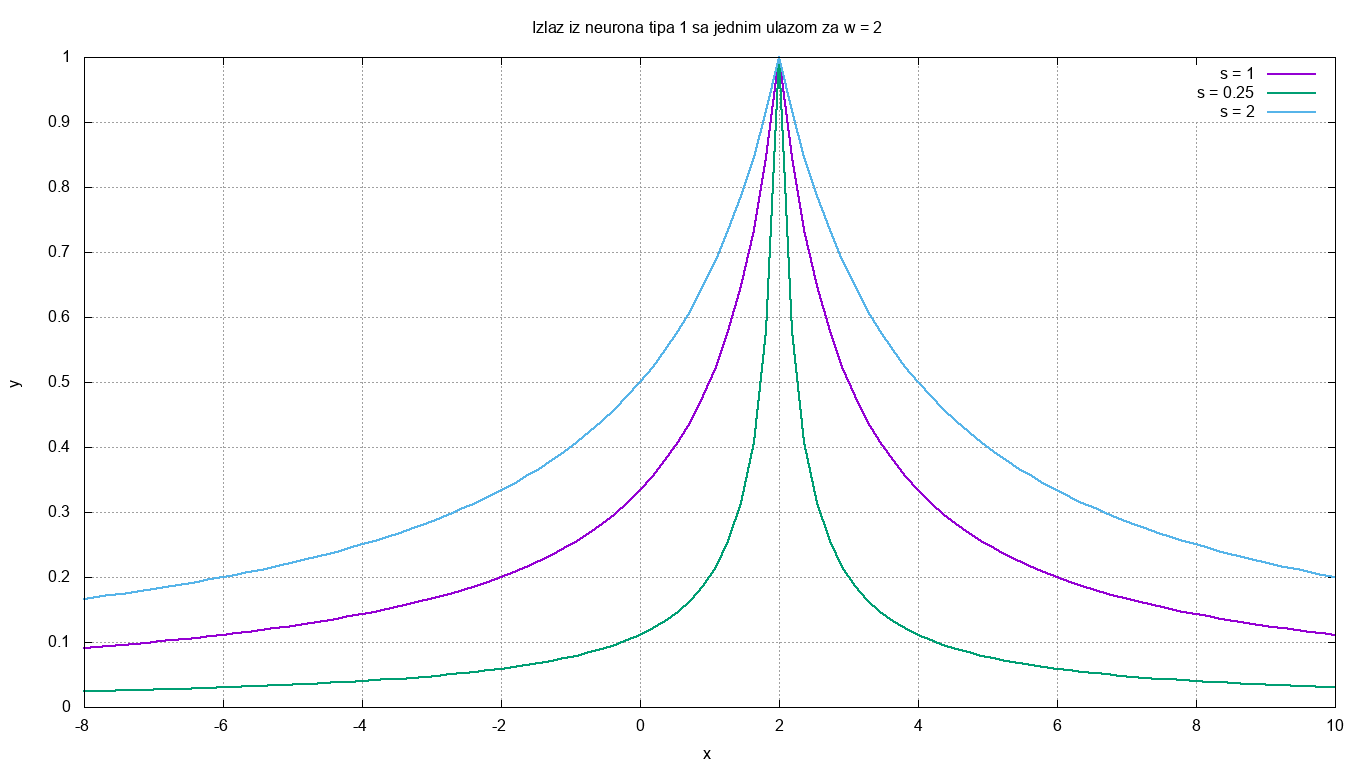

Here is the gnuplot script that generated this plot:
set grid
set title "Izlaz iz neurona tipa 1 sa jednim ulazom za w = 2"
set xlabel "x"
set ylabel "y"
set terminal png size 1366,768
set output "task_01a.png"
plot [-8:10] 1/(1+abs(x-2)/abs(1   )) lw 2 title "s = 1"   , \
             1/(1+abs(x-2)/abs(0.25)) lw 2 title "s = 0.25", \
             1/(1+abs(x-2)/abs(2   )) lw 2 title "s = 2"
